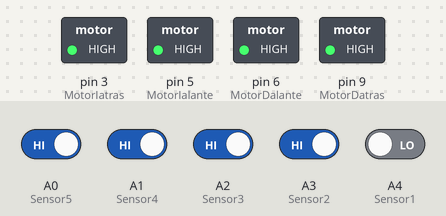
The sketch below on a simulated Arduino Uno, built with avr-gcc and run on an emulated ATmega328P. Parts: switched loads named in the sketch (green lamp = pin HIGH). Inputs (shaded band) come from the test bench; at power-on: A0 (Sensor5), A1 (Sensor4), A2 (Sensor3), A3 (Sensor2) HIGH, A4 (Sensor1) LOW.

Above: at 0.1 s.
At 1.7 s:
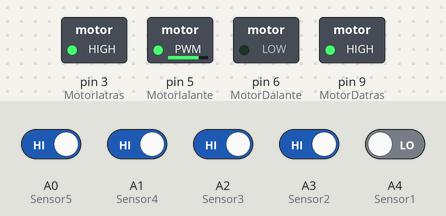
1.8 s: A3 (Sensor2) driven LOW
At 2.8 s:
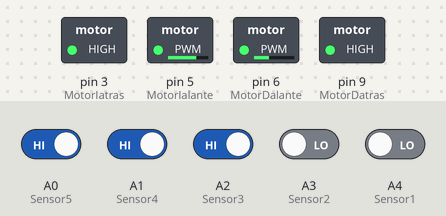
Timing chart, 0 to 4.8 s (numbered marks = the images above; inputs shaded):
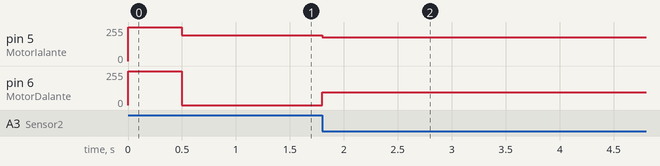

The sketch:

Programa_simple_con_ifs.ino
```cpp
int MotorIalante = 5;
int MotorIatras = 3;
int MotorDalante = 6;
int MotorDatras = 9;

int Sensor1 = A4;
int Sensor2 = A3;
int Sensor3 = A2;
int Sensor4 = A1;
int Sensor5 = A0;

int pato1 = 0;
int pato2 = 0;
int pato3 = 0;
int pato4 = 0;
int pato5 = 0;

int velD = 100;
int velI = 100;

int vel = 180;
void setup() {
  pinMode(MotorIalante, OUTPUT);
  pinMode(MotorIatras, OUTPUT);
  pinMode(MotorDalante, OUTPUT);
  pinMode(MotorDatras, OUTPUT);


  pinMode(Sensor1, INPUT);
  pinMode(Sensor2, INPUT);
  pinMode(Sensor3, INPUT);
  pinMode(Sensor4, INPUT);
  pinMode(Sensor5, INPUT);


  digitalWrite(MotorIalante, HIGH);
  digitalWrite(MotorIatras, HIGH);
  digitalWrite(MotorDalante, HIGH);
  digitalWrite(MotorDatras, HIGH);

 // Serial.begin(9600);
  delay(500);
}

void loop() {

    pato1 = digitalRead(Sensor1);
    pato2 = digitalRead(Sensor2);
    pato3 = digitalRead(Sensor3);
    pato4 = digitalRead(Sensor4);
    pato5 = digitalRead(Sensor5);


    if (pato1 == 1 && pato2 == 0 && pato3 == 0 && pato4 == 0 && pato5 == 1) {
      velD = vel;
      velI = vel;
    } if (pato1 == 1 && pato2 == 0 && pato3 == 0 && pato4 == 1 && pato5 == 1) {
      velD = vel - 55;
      velI = vel;
    } if (pato1 == 0 && pato2 == 0 && pato3 == 1 && pato4 == 1 && pato5 == 1) {
      velD = vel - 85;
      velI = vel;
    } if (pato1 == 0 && pato2 == 1 && pato3 == 1 && pato4 == 1 && pato5 == 1) {
      velD = 0;
      velI = vel+15;
    } if (pato1 == 1 && pato2 == 1 && pato3 == 0 && pato4 == 0 && pato5 == 1) {
      velD = vel;
      velI = vel - 55;
    } if (pato1 == 1 && pato2 == 1 && pato3 == 1 && pato4 == 0 && pato5 == 0) {
      velD = vel;
      velI = vel - 85;
    } if (pato1 == 1 && pato2 == 1 && pato3 == 1 && pato4 == 1 && pato5 == 0) {
      velD = vel+15;
      velI = 0;
    }
    analogWrite(MotorDalante, velD);
    analogWrite(MotorIalante, velI);


}
```

Measured:
- after the input at 1.8 s, pin 5 (MotorIalante): 195/255 → 180/255 at once; pin 6 (MotorDalante): 0/255 → 95/255 at once
